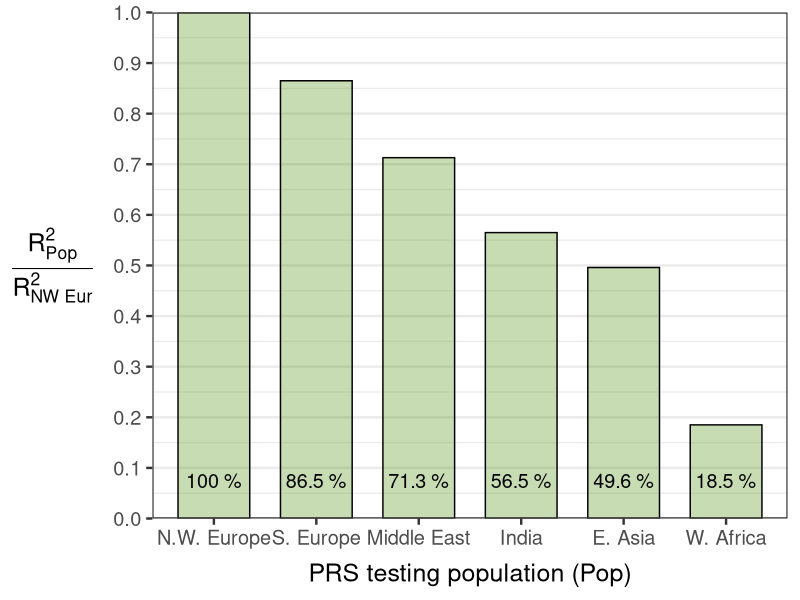

Generate this figure with R:
library(ggplot2)
library(dplyr)
res <- c("N.W. Europe" = 100, "S. Europe" = 86.5, "Middle East" = 71.3,
         "India" = 56.5, "E. Asia" = 49.6, "W. Africa" = 18.5) %>% 
  tibble::enframe() %>% 
  mutate(name = ordered(name, levels = name))
ggplot(res) +
  geom_col(aes(name, value / 100), color = "black", fill = "chartreuse4", alpha = 0.3,
           width = 0.7) +
  theme_bw(18) +
  # geom_text(aes(x = 5, y = 0.95, label = "Source: F. Privé et al, AJHG (2022)")) +
  # geom_hline(yintercept = 100, linetype = 3) +
  labs(x = "PRS testing population (Pop)", 
       y = expression(frac(R[Pop]^2, R["NW Eur"]^2))) +
  theme(axis.title.x = element_text(margin = margin(t = 10)),
        axis.title.y = element_text(angle = 0, vjust = 0.5, margin = margin(r = 15)),
        panel.grid.major.x = element_blank()) +
  geom_text(aes(name, 0.075, label = paste0(value, " %")), size = 5) +
  scale_y_continuous(expand = c(0, 0), breaks = 0:10 / 10)

            